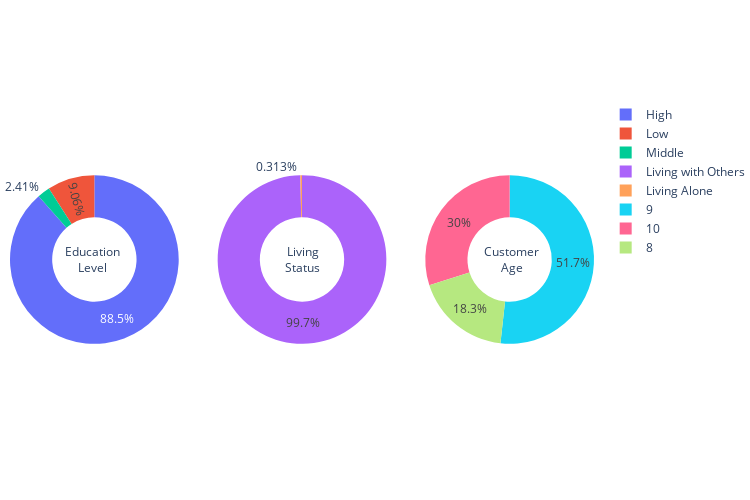

The code cell stored with this chart in its notebook:
### Code cell
fig = make_subplots(rows=1, cols=3, specs=[
                    [{"type": "pie"}, {"type": "pie"}, {"type": "pie"}]])

fig.update_layout(
    width=750,
    height=500,
    autosize=False,
    margin=dict(t=100, b=0, l=0, r=0),
    annotations=[dict(text='Education<br>Level', x=0.09, y=0.5, font_size=12, showarrow=False),
                 dict(text='Living<br>Status', x=0.50,
                      y=0.5, font_size=12, showarrow=False),
                 dict(text='Customer<br>Age', x=0.91, y=0.5, font_size=12, showarrow=False)]
)

for idx, col in enumerate(['Education_Level', 'Living_Status', 'Cust_Age']):
    fig.add_trace(go.Pie(
        values=data[col].value_counts().values,
        labels=data[col].value_counts().index,
        hole=0.5,
        hovertemplate="%{label} <br>Value: %{value}<extra></extra>",
        name=col),
        row=1, col=idx+1)

fig.show()

### Figure 1 — Plotly figure (JSON) as saved in the notebook; plotly's stock layout.template omitted (floating-point values rounded to 4 significant figures)
{"data": [{"domain": {"x": [0, 0.2889], "y": [0, 1]}, "hole": 0.5, "hovertemplate": "%{label} <br>Value: %{value}<extra></extra>", "labels": ["High", "Low", "Middle"], "name": "Education_Level", "type": "pie", "values": [1983, 203, 54]}, {"domain": {"x": [0.3556, 0.6444], "y": [0, 1]}, "hole": 0.5, "hovertemplate": "%{label} <br>Value: %{value}<extra></extra>", "labels": ["Living with Others", "Living Alone"], "name": "Living_Status", "type": "pie", "values": [2233, 7]}, {"domain": {"x": [0.7111, 1], "y": [0, 1]}, "hole": 0.5, "hovertemplate": "%{label} <br>Value: %{value}<extra></extra>", "labels": [9, 10, 8], "name": "Cust_Age", "type": "pie", "values": [1159, 671, 410]}], "layout": {"annotations": [{"font": {"size": 12}, "showarrow": false, "text": "Education<br>Level", "x": 0.09, "y": 0.5}, {"font": {"size": 12}, "showarrow": false, "text": "Living<br>Status", "x": 0.5, "y": 0.5}, {"font": {"size": 12}, "showarrow": false, "text": "Customer<br>Age", "x": 0.91, "y": 0.5}], "autosize": false, "height": 500, "margin": {"b": 0, "l": 0, "r": 0, "t": 100}, "width": 750}}
